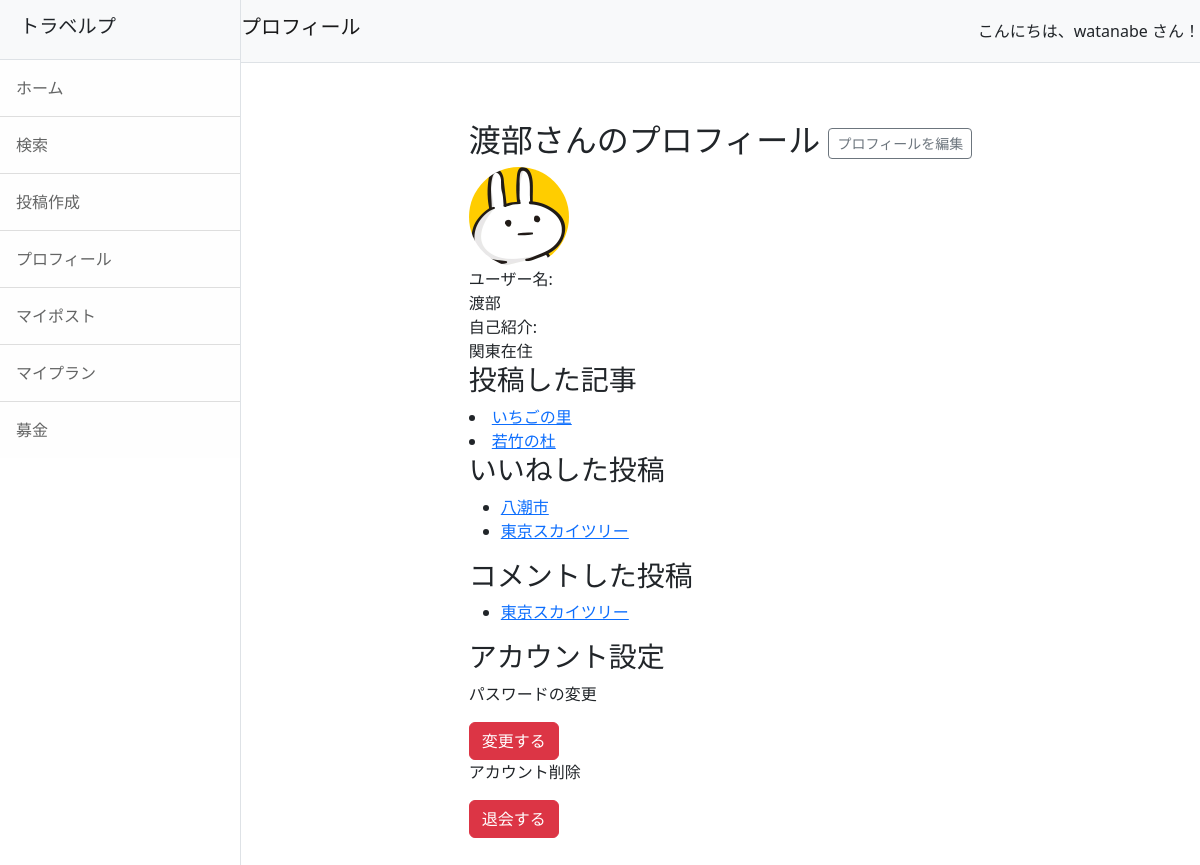
/myprofile (signed in), run on the app's committed database.
### accounts/models.py (models this page shows, shortened)
class CustomUser(AbstractUser):
    pass
    nickname = models.CharField(max_length=150, blank=True, null=True)
    profile_image = models.ImageField(upload_to='profile_images/', null=True, blank=True)
    profile_description = models.TextField(null=True, blank=True)

### travelp/models.py (models this page shows, shortened)
class Post(models.Model):
    user = models.ForeignKey(CustomUser, on_delete=models.SET_NULL, null=True, blank=True)
    title = models.CharField(max_length=200)
    comment = models.TextField()
    created_at = models.DateTimeField(auto_now_add=True)
    caption = models.TextField(verbose_name='場所', blank=True)
    fundraising = models.ForeignKey(Fundraising, null=True, blank=True, on_delete=models.SET_NULL)
    latitude = models.DecimalField(max_digits=15, decimal_places=11, null=True, blank=True)  # 緯度
    longitude = models.DecimalField(max_digits=15, decimal_places=11, null=True, blank=True)  # 経度

### travelp/views.py (the view)
# urls.py: path('myprofile', views.MyProfileView.as_view(), name='myprofile'),
class MyProfileView(TemplateView):
    template_name = 'myprofile.html'
    def get_context_data(self, **kwargs):
        context = super().get_context_data(**kwargs)
        user = self.request.user  # ログインしているユーザー情報を取得
        context['user'] = user
        context['user_posts'] = Post.objects.filter(user=user)  # ユーザーが投稿した投稿
        context['liked_posts'] = Post.objects.filter(likes__user=user)  # ユーザーがイイネした投稿
        context['commented_posts'] = Post.objects.filter(comments__user=user)  # ユーザーがコメントした投稿
        return context

### travelp/templates/myprofile.html (shortened to what this page needs)
{% extends 'base.html' %}
{% block header %}プロフィール{% endblock %}
{% block content %}
<section class="container my-5">
    <div class="profile-container">
        <div class="profile-header">
            <h2>
                {% if user.nickname %}
                    {{ user.nickname }}さんのプロフィール
                {% else %}
                    {{ user.username }}さんのプロフィール
                {% endif %}
                {% if request.user == user %}
                <a href="{% url 'travelp:edit_profile' user.pk %}" class="btn btn-sm btn-outline-secondary">プロフィールを編集</a>
                {% endif %}
            </h2>
        </div>
        <div class="profile-info">
            <div class="icon">
                {% if user.profile_image %}
                    <img src="{{ user.profile_image.url }}" alt="プロフィール画像">
                {% else %}
                    <img src="business60.jpg" alt="デフォルト画像">
                {% endif %}
            </div>
            <div class="details">
                <div>
                    <div class="label">ユーザー名:</div>
                    <div class="content">
                        {% if user.nickname %}
                            {{ user.nickname }}
                        {% else %}
                            {{ user.username }}
                        {% endif %}
                    </div>
                </div>
                <div>
                    <div class="label">自己紹介:</div>
                    <div class="content">{{ user.profile_description|default:"ここに自己紹介文がありません。自分について教えてください！" }}</div>
                </div>
            </div>
        </div>
        <h3>投稿した記事</h3>
        {% for post in user_posts %}
          <div class="post">
            <li><a href="{% url 'travelp:post_detail' pk=post.pk %}">{{ post.title }}</a></li>
          </div>
        {% empty %}
          <p>投稿はまだありません。</p>
        {% endfor %}
        {% if request.user == user %}
        <div class="liked-posts">
            <h3>いいねした投稿</h3>
            {% if liked_posts %}
                <ul>
                    {% for post in liked_posts %}
                        <li><a href="{% url 'travelp:post_detail' pk=post.pk %}">{{ post.title }}</a></li>
                    {% endfor %}
                </ul>
            {% else %}
                <p>まだいいねした投稿はありません。</p>
            {% endif %}
        </div>
        <div class="commented-posts">
            <h3>コメントした投稿</h3>
            {% if commented_posts %}
                <ul>
                    {% for post in commented_posts %}
                        <li><a href="{% url 'travelp:post_detail' pk=post.pk %}">{{ post.title }}</a></li>
                    {% endfor %}
                </ul>
            {% else %}
                <p>まだコメントした投稿はありません。</p>
            {% endif %}
        </div>
        <div class="mb-3">
            <h3>アカウント設定</h3>
            <div class="password-change">
                <p>パスワードの変更</p>
                <a href="{% url 'accounts:password_change' %}" class="btn btn-danger">変更する</a>
            </div>
            <p>アカウント削除</p>
            <a href="{% url 'accounts:delete_account' %}" class="btn btn-danger">退会する</a>
        </div>
        {% endif %}
    </div>
</section>
{% endblock %}

### travelp/templates/base.html (shortened to what this page needs)
{% load static %}
<!DOCTYPE html>
<html lang="ja">
    <head>
        <link href="{% static 'css/styles.css' %}" rel="stylesheet" />
        <link rel="stylesheet" href="https://unpkg.com/leaflet@1.7.1/dist/leaflet.css" />
    </head>
    <body class="{% if request.user.is_staff %} dark-mode {% endif %}">
        <div class="d-flex" id="wrapper">
            <div class="border-end bg-white" id="sidebar-wrapper">
                <div class="sidebar-heading border-bottom bg-light">
                    <h1 class="navbar-brand">トラベルプ</h1>
                </div>
                <div class="list-group list-group-flush">
                    <a class="list-group-item list-group-item-action list-group-item-light p-3" href="{% url 'travelp:index' %}">ホーム</a>
                    <a class="list-group-item list-group-item-action list-group-item-light p-3" href="{% url 'travelp:search' %}">検索</a>
                    <a class="list-group-item list-group-item-action list-group-item-light p-3" href="{% url 'travelp:post' %}">投稿作成</a>
                    {% if request.user.is_authenticated %}
                        <a class="list-group-item list-group-item-action list-group-item-light p-3" href="{% url 'travelp:myprofile' %}">プロフィール</a>
                        <a class="list-group-item list-group-item-action list-group-item-light p-3" href="{% url 'travelp:mypost' %}">マイポスト</a>
                        <a class="list-group-item list-group-item-action list-group-item-light p-3" href="{% url 'travelp:myplan' %}">マイプラン</a>
                        <a class="list-group-item list-group-item-action list-group-item-light p-3" href="{% url 'travelp:fundraising_list' %}">募金</a>
                    {% endif %}
                </div>
            </div>
            <div id="page-content-wrapper">
                <nav class="navbar navbar-expand-lg navbar-light bg-light border-bottom d-flex justify-content-between">
                    <h1 class="navbar-brand">{% block header %}ホーム{% endblock %}</h1>
                    {% if request.user.is_authenticated %}
                        <div class="text-end">
                            こんにちは、{{ request.user.username }} さん！
                        </div>
                    {% endif %}
                </nav>
                <div class="container-fluid">
                    {% block content %}{% endblock %}
                </div>
            </div>
        </div>
    </body>
</html>

### data on the page
CustomUser: user.username "watanabe", nickname "渡部", profile_image (picture), profile_description "関東在住"
Post: title "いちごの里"
Post: title "若竹の杜"
Post: title "八潮市"
Post: title "東京スカイツリー"
